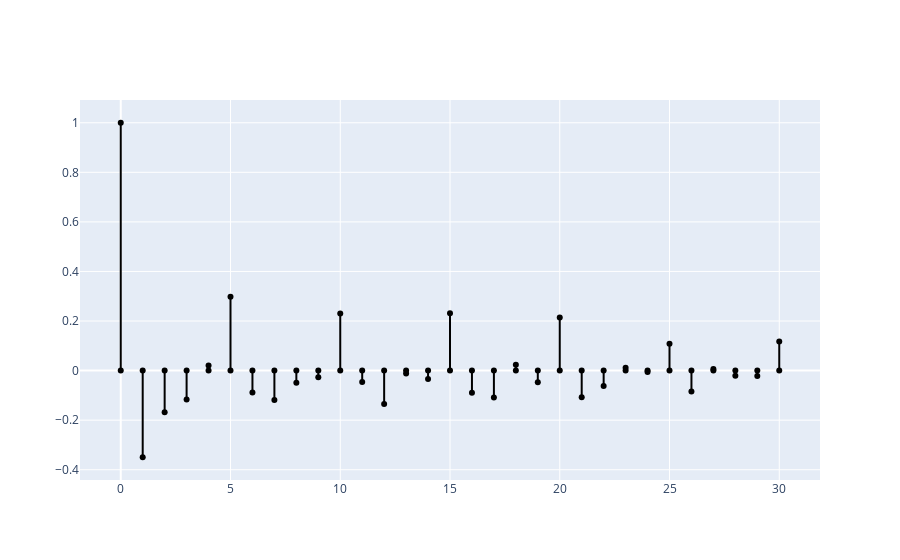

The code cell stored with this chart in its notebook:
### Code cell
traces = list()
for i in range(len(acf_results3)):
    traces.append(Scatter(x=[i,i],
                         y = [0,acf_results3[i]],
                         showlegend=False,
                         line = {'color':'black'}))
fig = Figure(data=traces)
fig.show()

### Figure 1 — Plotly figure (JSON) as saved in the notebook; plotly's stock layout.template omitted (floating-point values rounded to 4 significant figures)
{"data": [{"line": {"color": "black"}, "showlegend": false, "type": "scatter", "x": [0, 0], "y": [0, 1]}, {"line": {"color": "black"}, "showlegend": false, "type": "scatter", "x": [1, 1], "y": [0, -0.3496]}, {"line": {"color": "black"}, "showlegend": false, "type": "scatter", "x": [2, 2], "y": [0, -0.1682]}, {"line": {"color": "black"}, "showlegend": false, "type": "scatter", "x": [3, 3], "y": [0, -0.1166]}, {"line": {"color": "black"}, "showlegend": false, "type": "scatter", "x": [4, 4], "y": [0, 0.02097]}, {"line": {"color": "black"}, "showlegend": false, "type": "scatter", "x": [5, 5], "y": [0, 0.2982]}, {"line": {"color": "black"}, "showlegend": false, "type": "scatter", "x": [6, 6], "y": [0, -0.08876]}, {"line": {"color": "black"}, "showlegend": false, "type": "scatter", "x": [7, 7], "y": [0, -0.1185]}, {"line": {"color": "black"}, "showlegend": false, "type": "scatter", "x": [8, 8], "y": [0, -0.04866]}, {"line": {"color": "black"}, "showlegend": false, "type": "scatter", "x": [9, 9], "y": [0, -0.02674]}, {"line": {"color": "black"}, "showlegend": false, "type": "scatter", "x": [10, 10], "y": [0, 0.2307]}, {"line": {"color": "black"}, "showlegend": false, "type": "scatter", "x": [11, 11], "y": [0, -0.04564]}, {"line": {"color": "black"}, "showlegend": false, "type": "scatter", "x": [12, 12], "y": [0, -0.1346]}, {"line": {"color": "black"}, "showlegend": false, "type": "scatter", "x": [13, 13], "y": [0, -0.01166]}, {"line": {"color": "black"}, "showlegend": false, "type": "scatter", "x": [14, 14], "y": [0, -0.03414]}, {"line": {"color": "black"}, "showlegend": false, "type": "scatter", "x": [15, 15], "y": [0, 0.2312]}, {"line": {"color": "black"}, "showlegend": false, "type": "scatter", "x": [16, 16], "y": [0, -0.08927]}, {"line": {"color": "black"}, "showlegend": false, "type": "scatter", "x": [17, 17], "y": [0, -0.1083]}, {"line": {"color": "black"}, "showlegend": false, "type": "scatter", "x": [18, 18], "y": [0, 0.02401]}, {"line": {"color": "black"}, "showlegend": false, "type": "scatter", "x": [19, 19], "y": [0, -0.04714]}, {"line": {"color": "black"}, "showlegend": false, "type": "scatter", "x": [20, 20], "y": [0, 0.2139]}, {"line": {"color": "black"}, "showlegend": false, "type": "scatter", "x": [21, 21], "y": [0, -0.1073]}, {"line": {"color": "black"}, "showlegend": false, "type": "scatter", "x": [22, 22], "y": [0, -0.06191]}, {"line": {"color": "black"}, "showlegend": false, "type": "scatter", "x": [23, 23], "y": [0, 0.0116]}, {"line": {"color": "black"}, "showlegend": false, "type": "scatter", "x": [24, 24], "y": [0, -0.005961]}, {"line": {"color": "black"}, "showlegend": false, "type": "scatter", "x": [25, 25], "y": [0, 0.1079]}, {"line": {"color": "black"}, "showlegend": false, "type": "scatter", "x": [26, 26], "y": [0, -0.08388]}, {"line": {"color": "black"}, "showlegend": false, "type": "scatter", "x": [27, 27], "y": [0, 0.006668]}, {"line": {"color": "black"}, "showlegend": false, "type": "scatter", "x": [28, 28], "y": [0, -0.02122]}, {"line": {"color": "black"}, "showlegend": false, "type": "scatter", "x": [29, 29], "y": [0, -0.0213]}, {"line": {"color": "black"}, "showlegend": false, "type": "scatter", "x": [30, 30], "y": [0, 0.1179]}], "layout": {}}
